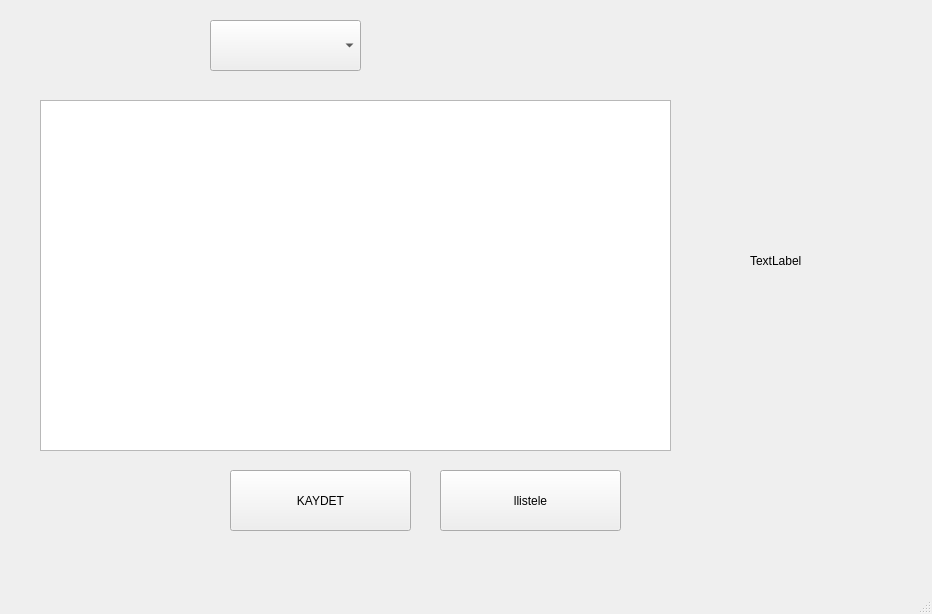
<?xml version="1.0" encoding="UTF-8"?>
<ui version="4.0">
 <class>MainWindow</class>
 <widget class="QMainWindow" name="MainWindow">
  <property name="geometry">
   <rect>
    <x>0</x>
    <y>0</y>
    <width>932</width>
    <height>614</height>
   </rect>
  </property>
  <property name="windowTitle">
   <string>MainWindow</string>
  </property>
  <widget class="QWidget" name="centralwidget">
   <widget class="QTableWidget" name="tableWidget">
    <property name="geometry">
     <rect>
      <x>40</x>
      <y>100</y>
      <width>631</width>
      <height>351</height>
     </rect>
    </property>
   </widget>
   <widget class="QPushButton" name="pushButton">
    <property name="geometry">
     <rect>
      <x>230</x>
      <y>470</y>
      <width>181</width>
      <height>61</height>
     </rect>
    </property>
    <property name="text">
     <string>KAYDET</string>
    </property>
   </widget>
   <widget class="QComboBox" name="comboBox">
    <property name="geometry">
     <rect>
      <x>210</x>
      <y>20</y>
      <width>151</width>
      <height>51</height>
     </rect>
    </property>
   </widget>
   <widget class="QLabel" name="label">
    <property name="geometry">
     <rect>
      <x>750</x>
      <y>160</y>
      <width>111</width>
      <height>201</height>
     </rect>
    </property>
    <property name="text">
     <string>TextLabel</string>
    </property>
   </widget>
   <widget class="QPushButton" name="pushButton_2">
    <property name="geometry">
     <rect>
      <x>440</x>
      <y>470</y>
      <width>181</width>
      <height>61</height>
     </rect>
    </property>
    <property name="text">
     <string>llistele</string>
    </property>
   </widget>
  </widget>
  <widget class="QMenuBar" name="menubar">
   <property name="geometry">
    <rect>
     <x>0</x>
     <y>0</y>
     <width>932</width>
     <height>23</height>
    </rect>
   </property>
  </widget>
  <widget class="QStatusBar" name="statusbar"/>
 </widget>
 <resources/>
 <connections/>
</ui>
